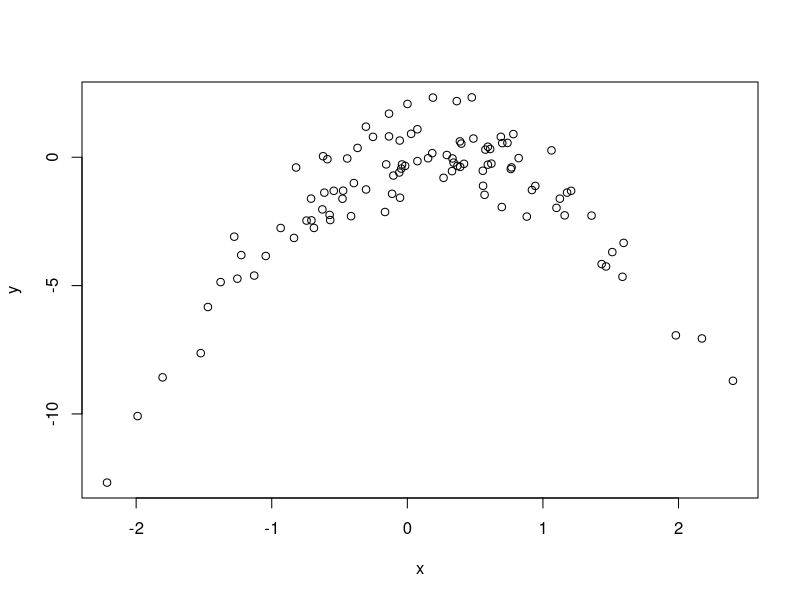

This chart was generated by the following R code:
#perform cross-validation on a simulated data set
library(boot)
#Generate Dataset
rm(list= ls())
set.seed(1)
x=rnorm(100)
y=x-2*x^2+rnorm(100)

plot(x, y)

#############################################################################
#Compute the LOOCV errors that result from fitting the following four models
#using least squares
#############################################################################

#Model 1: Y = β0 + β1X + ε
mse_loocv <- c(0,0,0,0)
set.seed(1)
data <- data.frame(x, y)
glm.fit.model1 <- glm(y ~ x)
mse_loocv <- cv.glm(data, glm.fit.model1)
mse_loocv1 <- mse_loocv$delta[1]
mse_loocv1
summary(glm.fit.model1)

#Model 2: Y = β0 + β1X + β2X2 + ε
set.seed(1)
data <- data.frame(x, y)
glm.fit.model2 <- glm(y ~ poly(x,2))
mse_loocv <- cv.glm(data, glm.fit.model2,K = 2)
mse_loocv2 <- mse_loocv$delta[1]
mse_loocv2 
summary(glm.fit.model2)

#Model 3: Y = β0 + β1X + β2X2 + β3X3 + ε
set.seed(1)
data <- data.frame(x, y)
glm.fit.model3 <- glm(y ~ poly(x,3))
mse_loocv <- cv.glm(data, glm.fit.model3, K = 2)
mse_loocv3 <- mse_loocv$delta[1]
mse_loocv3
summary(glm.fit.model3)

#Model 4: Y = β0 + β1X + β2X2 + β3X3 + β4X4 + ε
set.seed(1)
data <- data.frame(x, y)
glm.fit.model4 <- glm(y ~ poly(x,4))
mse_loocv <- cv.glm(data, glm.fit.model4)
mse_loocv4 <- mse_loocv$delta[1]
mse_loocv4
summary(glm.fit.model4)





